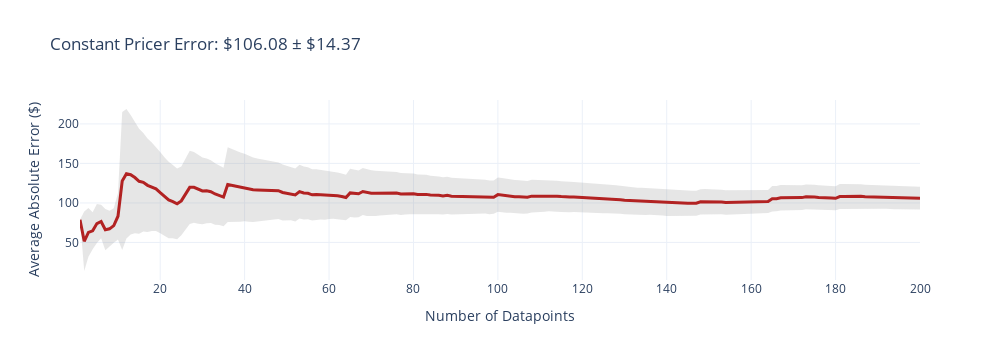
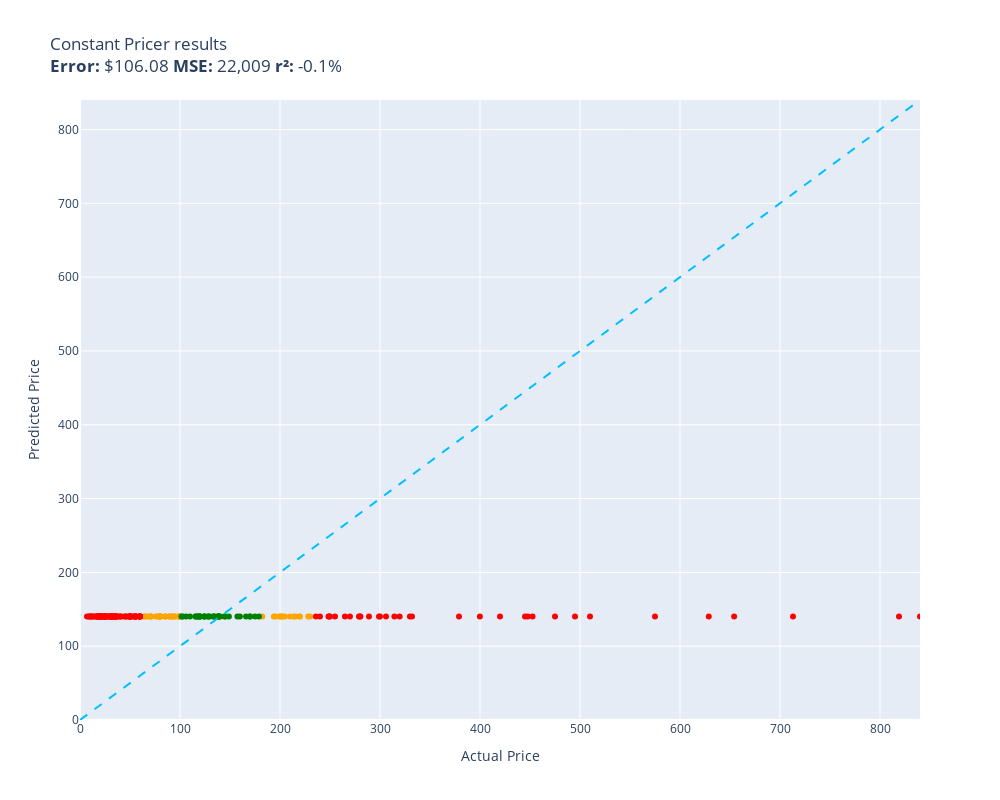

The notebook cell these images were saved under, in order:
### Code cell
evaluate(constant_pricer, test)

### Figure 1 — Plotly figure (JSON) as saved in the notebook; plotly's stock layout.template omitted (floating-point values rounded to 4 significant figures; data arrays with more than 128 entries replaced by an {"elided": "..."} marker saying what was removed)
{"data": [{"fill": "toself", "fillcolor": "rgba(128,128,128,0.2)", "hoverinfo": "skip", "line": {"color": "rgba(255,255,255,0)"}, "name": "95% CI", "showlegend": false, "type": "scatter", "x": {"elided": "400 int values"}, "y": {"elided": "400 float values"}}, {"customdata": {"elided": "200x1 float values"}, "hovertemplate": "n=%{x}<br>Avg Error=$%{y:,.2f}<br>±95% CI=$%{customdata[0]:,.2f}<extra></extra>", "line": {"color": "firebrick", "width": 3}, "mode": "lines", "name": "Cumulative Avg Error", "type": "scatter", "x": {"elided": "200 int values"}, "y": {"elided": "200 float values"}}], "layout": {"height": 360, "showlegend": false, "title": {"text": "Constant Pricer Error: $106.08 ± $14.37"}, "width": 1000, "xaxis": {"title": {"text": "Number of Datapoints"}}, "yaxis": {"title": {"text": "Average Absolute Error ($)"}}}}

### Figure 2 — Plotly figure (JSON) as saved in the notebook; plotly's stock layout.template omitted (floating-point values rounded to 4 significant figures)
{"data": [{"customdata": [["Old Blood Noise Excess V2 Distortion Cho...\nGuess=$140.35 Actual=$219.00"], ["EXMAX NG-10X Fresnel Lens Focusing Adapt...\nGuess=$140.35 Actual=$69.98"], ["RBC12-UPC Replacement Battery Cartridge ...\nGuess=$140.35 Actual=$229.99"], ["ACDelco GM Original Equipment FW339 Fron...\nGuess=$140.35 Actual=$215.33"], ["Panasonic KX-TG6511B DECT 6.0 PLUS Expan...\nGuess=$140.35 Actual=$79.20"], ["GJY Portable TV,10.6 inch Mini TV for AT...\nGuess=$140.35 Actual=$79.36"], ["APS iBoard 6-inch Aluminum (Black Powder...\nGuess=$140.35 Actual=$210.23"], ["HK SYSTEMS 13\" Heavy Duty Black \"Push\" O...\nGuess=$140.35 Actual=$84.95"], ["Aolemi Oil Rubbed Bronze Single Function...\nGuess=$140.35 Actual=$98.65"], ["Clementoni 39132.5 Jigsaw Puzzle 1,000 P...\nGuess=$140.35 Actual=$79.95"], ["KOMPUTERBAY 4GB 2X 2GB DDR2 1066MHz PC2-...\nGuess=$140.35 Actual=$80.34"], ["Travelpro Platinum Elite Slim Business L...\nGuess=$140.35 Actual=$213.83"], ["JRready ST6313 DT Deutsch Connector Kit,...\nGuess=$140.35 Actual=$199.68"], ["15\" Locking Shower Head Extension Arm in...\nGuess=$140.35 Actual=$79.95"], ["Dakota Alert MURS Alert Probe Sensor - M...\nGuess=$140.35 Actual=$219.99"], ["AUTOFREE LED Tail Lights Assembly Compat...\nGuess=$140.35 Actual=$201.99"], ["Evan-Fischer Front Bumper Cover Compatib...\nGuess=$140.35 Actual=$202.38"], ["Webcem Solar Shed Light Outdoor Indoor, ...\nGuess=$140.35 Actual=$77.96"], ["Festool 492370 Platin 2 S1000 Grit 6-Inc...\nGuess=$140.35 Actual=$91.00"], ["DIMARZIO 204284 DP 163FBK Blues Bucker G...\nGuess=$140.35 Actual=$89.99"], ["BESTILL Wall Mounted Shower Faucet Set, ...\nGuess=$140.35 Actual=$76.00"], ["Marvel Legends Series X-Men 6-Inch Archa...\nGuess=$140.35 Actual=$98.95"], ["ANZO USA 111207 GMC SIERRA 99-06 / YUKON...\nGuess=$140.35 Actual=$182.28"], ["Trim Kit for 2-handle Shower & Tub Valve...\nGuess=$140.35 Actual=$94.99"], ["Pioneer 2AM401-BN Two Handle Kitchen Fau...\nGuess=$140.35 Actual=$228.22"], ["4LT LUMINETTE Vanity Opal GLS BSN\nGuess=$140.35 Actual=$99.99"], ["MXR Carbon Copy Deluxe Analog Delay Guit...\nGuess=$140.35 Actual=$195.50"], ["CradlePoint Compact Broadband Router (CB...\nGuess=$140.35 Actual=$89.00"], ["Pyle Wireless Rear View Backup Camera - ...\nGuess=$140.35 Actual=$70.45"], ["Universal Power Group 12V 100Ah Sealed L...\nGuess=$140.35 Actual=$199.99"], ["Auertech Portable Washing Machine, 14lbs...\nGuess=$140.35 Actual=$98.99"], ["Amana Tool - SC587 Carbide Tipped 3-Wing...\nGuess=$140.35 Actual=$71.23"], ["ECCPP Power Steering Pump for 2009-2010 ...\nGuess=$140.35 Actual=$85.48"], ["UPR Mach 1 Chin Spoiler Fits 94-98 Musta...\nGuess=$140.35 Actual=$64.99"], ["SP Air Corporation SP-8102BU 1/4-Inch He...\nGuess=$140.35 Actual=$204.99"], ["Skullcandy Hesh Evo Bluetooth Headphones...\nGuess=$140.35 Actual=$69.99"], ["LCD Screen for Dell Inspiron 17R 17.3\" H...\nGuess=$140.35 Actual=$64.37"], ["Diversitech UC2436-3 Ultralite Condenser...\nGuess=$140.35 Actual=$80.39"], ["4 Inches Rolled Muffler Tip Catback Exha...\nGuess=$140.35 Actual=$193.88"], ["Samsung DA97-07603B Freezer Ice Maker As...\nGuess=$140.35 Actual=$93.02"], ["Intex River Run Connect Lounge (Four)\nGuess=$140.35 Actual=$94.49"], ["Blanco 230966 Valea Stainless Steel Sink...\nGuess=$140.35 Actual=$92.88"], ["KZ ZS10 Pro in Ear Monitor Headphone KZ ...\nGuess=$140.35 Actual=$66.99"], ["Fitness Center Gym Room Weight Train Dua...\nGuess=$140.35 Actual=$99.99"], ["MonMount Triple Monitor Stand Freestandi...\nGuess=$140.35 Actual=$79.99"]], "hovertemplate": "%{customdata[0]}<extra></extra>", "legendgroup": "orange", "marker": {"color": "orange", "size": 6, "symbol": "circle"}, "mode": "markers", "name": "orange", "orientation": "v", "showlegend": true, "type": "scatter", "x": [219.0, 69.98, 230.0, 215.3, 79.2, 79.36, 210.2, 84.95, 98.65, 79.95, 80.34, 213.8, 199.7, 79.95, 220.0, 202.0, 202.4, 77.96, 91.0, 89.99, 76.0, 98.95, 182.3, 94.99, 228.2, 99.99, 195.5, 89.0, 70.45, 200.0, 98.99, 71.23, 85.48, 64.99, 205.0, 69.99, 64.37, 80.39, 193.9, 93.02, 94.49, 92.88, 66.99, 99.99, 79.99], "xaxis": "x", "y": [140.3, 140.3, 140.3, 140.3, 140.3, 140.3, 140.3, 140.3, 140.3, 140.3, 140.3, 140.3, 140.3, 140.3, 140.3, 140.3, 140.3, 140.3, 140.3, 140.3, 140.3, 140.3, 140.3, 140.3, 140.3, 140.3, 140.3, 140.3, 140.3, 140.3, 140.3, 140.3, 140.3, 140.3, 140.3, 140.3, 140.3, 140.3, 140.3, 140.3, 140.3, 140.3, 140.3, 140.3, 140.3], "yaxis": "y"}, {"customdata": [["telpo Headlight Assembly Fit For 15 Camr...\nGuess=$140.35 Actual=$115.99"], ["SuppliesOutlet Compatible Toner Cartridg...\nGuess=$140.35 Actual=$144.29"], ["PEMP E65 E66 CDC Simulate Optical Fiber ...\nGuess=$140.35 Actual=$119.00"], ["Intermatic PX300 12V 300W Transformer wi...\nGuess=$140.35 Actual=$134.00"], ["CORSAIR Dominator Platinum RGB 32GB (2x1...\nGuess=$140.35 Actual=$124.00"], ["SKB iSeries 3i-13096-6KP Case for BlackM...\nGuess=$140.35 Actual=$174.99"], ["GanFindX Portable Car Hand Controls for ...\nGuess=$140.35 Actual=$159.90"], ["Scranton & Co 3 Drawer Mobile File Cabin...\nGuess=$140.35 Actual=$115.35"], ["Wenger City Upgrade Laptop Backpack with...\nGuess=$140.35 Actual=$145.42"], ["3D Tree Hole Branches 075 Stair Risers D...\nGuess=$140.35 Actual=$129.99"], ["Fjallraven, Kanken Laptop 15\" Backpack f...\nGuess=$140.35 Actual=$119.65"], ["Diversitech WG840585 Motor, (Ddb) 1/3Hp,...\nGuess=$140.35 Actual=$134.12"], ["Western Digital Enterprise RE4-GP 2TB SA...\nGuess=$140.35 Actual=$109.95"], ["PM Auto Front Right Quick Complete Strut...\nGuess=$140.35 Actual=$124.94"], ["Dell Optiplex 390 Desktop Computer i3 3....\nGuess=$140.35 Actual=$124.27"], ["Pidoko Kids Train Table, Grey with 90 Pc...\nGuess=$140.35 Actual=$119.97"], ["EMART Photography C Stand with Boom Arm,...\nGuess=$140.35 Actual=$119.99"], ["Grey Pneumatic 1311SD Impact Socket Set\nGuess=$140.35 Actual=$157.43"], ["4pc Wheel Spacers Adapters 4\" (2inch Per...\nGuess=$140.35 Actual=$116.95"], ["Urth 62mm UV, Circular Polarizing (CPL),...\nGuess=$140.35 Actual=$139.00"], ["LSI Broadcom SAS 9300-8i 8-port 12Gb/s S...\nGuess=$140.35 Actual=$118.00"], ["DuraGo 29515020 Front Hub Assembly\nGuess=$140.35 Actual=$128.34"], ["Ibanez M510OVS Acoustic Mandolin in Vint...\nGuess=$140.35 Actual=$169.99"], ["GENUINE VOLVO THERMOSTAT (3.0, 3.2) S60 ...\nGuess=$140.35 Actual=$102.85"], ["Cardone 84-58642 New HEI Electronic Dist...\nGuess=$140.35 Actual=$165.99"], ["18 Inch White Undermount Kitchen Sink - ...\nGuess=$140.35 Actual=$179.00"], ["New Replacement seat cover fits Yamaha M...\nGuess=$140.35 Actual=$138.95"], ["Evan Fischer Radiator Cooling Fan Assemb...\nGuess=$140.35 Actual=$137.34"], ["ROHL WSGUM3018WH Wire Sink Grids, White\nGuess=$140.35 Actual=$128.28"], ["ASUS VY279HE-W 27” 1080P Monitor - White...\nGuess=$140.35 Actual=$138.10"], ["KUNFINE Android Radio CarPlay & Android ...\nGuess=$140.35 Actual=$106.00"], ["StonKraft Brass Chess Board Game Set wit...\nGuess=$140.35 Actual=$140.00"], ["DuraGo BR5330 Front Vented Disc Brake Ro...\nGuess=$140.35 Actual=$101.51"], ["Vinyl Soft Top Roll-up Adjustable Truck ...\nGuess=$140.35 Actual=$148.88"], ["Targus CityGear Durable Backpack, Black,...\nGuess=$140.35 Actual=$133.43"], ["Garmin 010-12402-10 GT15M-TM Transom-Mou...\nGuess=$140.35 Actual=$138.74"], ["Xiaomi Redmi 10 2022 NFC 4G LTE (128GB +...\nGuess=$140.35 Actual=$169.99"]], "hovertemplate": "%{customdata[0]}<extra></extra>", "legendgroup": "green", "marker": {"color": "green", "size": 6, "symbol": "circle"}, "mode": "markers", "name": "green", "orientation": "v", "showlegend": true, "type": "scatter", "x": [116.0, 144.3, 119.0, 134.0, 124.0, 175.0, 159.9, 115.3, 145.4, 130.0, 119.7, 134.1, 110.0, 124.9, 124.3, 120.0, 120.0, 157.4, 117.0, 139.0, 118.0, 128.3, 170.0, 102.8, 166.0, 179.0, 138.9, 137.3, 128.3, 138.1, 106.0, 140.0, 101.5, 148.9, 133.4, 138.7, 170.0], "xaxis": "x", "y": [140.3, 140.3, 140.3, 140.3, 140.3, 140.3, 140.3, 140.3, 140.3, 140.3, 140.3, 140.3, 140.3, 140.3, 140.3, 140.3, 140.3, 140.3, 140.3, 140.3, 140.3, 140.3, 140.3, 140.3, 140.3, 140.3, 140.3, 140.3, 140.3, 140.3, 140.3, 140.3, 140.3, 140.3, 140.3, 140.3, 140.3], "yaxis": "y"}, {"customdata": [["NewPower99 Battery Kit for Samsung Galax...\nGuess=$140.35 Actual=$54.95"], ["Stand for Raven Pro Document Scanner - P...\nGuess=$140.35 Actual=$29.85"], ["8544771 Dryer Heating Element, 279816 Th...\nGuess=$140.35 Actual=$35.74"], ["Pump Head TBVECHI 175PSI 4KW 5.5HP 21CFM...\nGuess=$140.35 Actual=$329.90"], ["Bam France 2002XL Contoured Hightech Bla...\nGuess=$140.35 Actual=$713.00"], ["Metabo HPT 36V MultiVolt™ Cordless Rotar...\nGuess=$140.35 Actual=$379.00"], ["46mm Digital Pro High-Resolution Close-U...\nGuess=$140.35 Actual=$19.99"], ["Innovative Percussion CB-6 Chamois Bass ...\nGuess=$140.35 Actual=$54.32"], ["LOVE MEI Galaxy S10 Lite Case, Military ...\nGuess=$140.35 Actual=$32.98"], ["LD Products Compatible Toner Cartridge R...\nGuess=$140.35 Actual=$49.98"], ["Bam Trekking 3027SB Single Black Clarine...\nGuess=$140.35 Actual=$332.00"], ["DEWALT 20V MAX* XR Impact Driver with Bl...\nGuess=$140.35 Actual=$452.53"], ["Mini PC, Kinupute Desktop Computer E3-12...\nGuess=$140.35 Actual=$495.00"], ["June Garden 12\" Sweet Dolly Charlotte - ...\nGuess=$140.35 Actual=$19.99"], ["10GBase-LR SFP+ Transceiver, Handar 10GB...\nGuess=$140.35 Actual=$19.99"], ["Deco Mount Pro Tripod Microphone Stand w...\nGuess=$140.35 Actual=$59.95"], ["Canon EOS Rebel T7 Digital SLR Camera wi...\nGuess=$140.35 Actual=$819.00"], ["Evergreen HSHB2005 Cylinder Head Gasket ...\nGuess=$140.35 Actual=$59.69"], ["Task T24287 Roman Ogee Router Bit with 1...\nGuess=$140.35 Actual=$55.88"], ["Southwire 120V/15A Right Angle User Atta...\nGuess=$140.35 Actual=$37.87"], ["Mylites+ Standard Comic Book Mylar Sleev...\nGuess=$140.35 Actual=$34.99"], ["Tidal Front + Rear Fender Flares 4PC Poc...\nGuess=$140.35 Actual=$254.99"], ["DALDED LED Light Kit for Lego Sonic Gree...\nGuess=$140.35 Actual=$24.99"], ["152MM Hole Saws M42 Bi-Metal High Speed ...\nGuess=$140.35 Actual=$17.99"], ["Baseball Backpacks Large 18 Inch Bookbag...\nGuess=$140.35 Actual=$31.77"], ["Adams Check Payment and Deposit Register...\nGuess=$140.35 Actual=$35.49"], ["KOHLER 18865-CP Filtered Water Faucet, P...\nGuess=$140.35 Actual=$475.00"], ["Projector, CRAZVIEW Projector with WiFi ...\nGuess=$140.35 Actual=$53.40"], ["Retevis RT68 Soft Earhook Walkie Talkie ...\nGuess=$140.35 Actual=$6.99"], ["MC: Pindicator (Dual Intensity Amber)\nGuess=$140.35 Actual=$40.00"], ["Laisomeke Waterproof Junction Box, Unive...\nGuess=$140.35 Actual=$11.99"], ["Sumerain S1339CM Double Handle Widesprea...\nGuess=$140.35 Actual=$235.86"], ["Poison Spyder 10-08-020 Rocker Knocker\nGuess=$140.35 Actual=$628.76"], ["VLAND LED Smoked Taillights Compatible F...\nGuess=$140.35 Actual=$239.99"], ["Lighted Triangle Mirror Cabinet Bathroom...\nGuess=$140.35 Actual=$445.00"], ["Tablet PC Cover Compatible with Lenovo T...\nGuess=$140.35 Actual=$31.61"], ["Miyaya@ Funny Animal Masks Collection fo...\nGuess=$140.35 Actual=$16.99"], ["Trail Gear Twin Stick Kit for Top Shift ...\nGuess=$140.35 Actual=$279.92"], ["Engine Thermostat, Replace 19301-PAA-306...\nGuess=$140.35 Actual=$18.89"], ["Ultra Duster Canned Air Net 10 Oz 6-Pack\nGuess=$140.35 Actual=$49.90"], ["Beck/Arnley 0421945 Air Filter\nGuess=$140.35 Actual=$35.87"], ["IQShield Screen Protector Compatible wit...\nGuess=$140.35 Actual=$9.95"], ["Liberty Imports 12 Pack: US Military Toy...\nGuess=$140.35 Actual=$16.98"], ["Neporal Full Spectrum Light Bulb, 6000K ...\nGuess=$140.35 Actual=$18.59"], ["Satco S9596, 4 Count (Pack of 1), 4.18\nGuess=$140.35 Actual=$12.00"], ["Ceramic Talavera Mexican Tile 4x4\", 9 Pi...\nGuess=$140.35 Actual=$29.95"], ["Intrepid International Dressage Letters-...\nGuess=$140.35 Actual=$26.99"], ["LEGO Marvel Avengers War Machine Buster ...\nGuess=$140.35 Actual=$59.95"], ["Kingston Brass KS269SN Kingston Clawfoot...\nGuess=$140.35 Actual=$305.99"], ["KOHLER K-1185540-CP Assembly-Slider\nGuess=$140.35 Actual=$45.67"], ["KUNN Small Electrician Tool Pouch Utilit...\nGuess=$140.35 Actual=$21.99"], ["iPhone 12/12 Pro Nicaragua Guardabarranc...\nGuess=$140.35 Actual=$19.97"], ["Replacement Remote Control for PANASONIC...\nGuess=$140.35 Actual=$34.95"], ["KS K-STORM Replacement Silicone Mushroom...\nGuess=$140.35 Actual=$8.50"], ["LSSAGOON Backpack for Women Teen Kids Gi...\nGuess=$140.35 Actual=$33.99"], ["Aeromotive 13304 Regulator, X1 Adjustabl...\nGuess=$140.35 Actual=$269.95"], ["Walker Exhaust Ultra EPA 16478 Direct Fi...\nGuess=$140.35 Actual=$574.99"], ["GE RPWF SmartWater Comparable Refrigerat...\nGuess=$140.35 Actual=$36.99"], ["MGP Caliper Covers 39011SACURD Red Powde...\nGuess=$140.35 Actual=$249.00"], ["Royal Designs, Inc. Decorative Abundant ...\nGuess=$140.35 Actual=$24.95"], ["Canon Sure Shot 90u 35mm Date Camera\nGuess=$140.35 Actual=$399.89"], ["NewFantasia Replacement Audio Cable with...\nGuess=$140.35 Actual=$31.00"], ["Mikrotik RB3011UIAS-RM RouterBOARD 10xGi...\nGuess=$140.35 Actual=$299.00"], ["MONOCARBON Forged Carbon Fiber Case for ...\nGuess=$140.35 Actual=$59.99"], ["AC Compressor & A/C Kit For BMW 335i 335...\nGuess=$140.35 Actual=$314.41"], ["Wilkinson LOW GAUSS Vintage Tone Strat S...\nGuess=$140.35 Actual=$30.93"], ["Berta (6 Pieces) 1-1/4 inch Overlay, 90 ...\nGuess=$140.35 Actual=$24.66"], ["Chalkboard Name Badges with Magnetic Bac...\nGuess=$140.35 Actual=$19.95"], ["Linkloos Solar Street Lights Outdoor Wat...\nGuess=$140.35 Actual=$55.99"], ["USB Charger, CIVIE High Speed 60W Multip...\nGuess=$140.35 Actual=$15.99"], ["Hp Pavilion P7-1257c Motherboard Aahd3-h...\nGuess=$140.35 Actual=$59.86"], ["Kastar Battery Pack Replacement for Sony...\nGuess=$140.35 Actual=$19.99"], ["AZX Stylus Pencil for Apple iPad Pro 202...\nGuess=$140.35 Actual=$29.99"], ["Raspberry Pi 3 Model B+ Aluminum Case Me...\nGuess=$140.35 Actual=$14.99"], ["Music Hall pa15.3 MM/MC Phono Preamplifi...\nGuess=$140.35 Actual=$250.00"], ["Lorell Bell Chair Glide, 2.5\", Black\nGuess=$140.35 Actual=$19.50"], ["CTLAMP XL-2100 Professional Quality XL-2...\nGuess=$140.35 Actual=$32.00"], ["200 ' feet True 14 Gauge AWG CCA Speaker...\nGuess=$140.35 Actual=$44.95"], ["Competition Clutch Disc and Pressure Pla...\nGuess=$140.35 Actual=$510.00"], ["APS iBoard (304 Stainless Steel Polished...\nGuess=$140.35 Actual=$264.95"], ["200 Couples Conversation Cards - Enjoy B...\nGuess=$140.35 Actual=$32.97"], ["The Puppet Company - Carpet-Unicorn, Whi...\nGuess=$140.35 Actual=$19.00"], ["KYX Racing Hardened Steel Center Drive S...\nGuess=$140.35 Actual=$46.99"], ["Baumgartens Sicurix Blank PVC ID Cards (...\nGuess=$140.35 Actual=$19.11"], ["VIPMOTOZ Sequential Turn Signal Premium ...\nGuess=$140.35 Actual=$278.94"], ["A-Premium Front Suspension Steering Knuc...\nGuess=$140.35 Actual=$48.99"], ["OEM Samsung Remote Control Shipped with ...\nGuess=$140.35 Actual=$56.00"], ["Venom Power Terra Hunter R/T+ R/T All-Te...\nGuess=$140.35 Actual=$319.65"], ["Custom Engagement Logo Desk Embosser Sea...\nGuess=$140.35 Actual=$49.95"], ["Audio Techinca ATW-T1002 System 10 Handh...\nGuess=$140.35 Actual=$289.00"], ["520 Pieces Christmas Envelope Seal Stick...\nGuess=$140.35 Actual=$25.99"], ["LD Compatible Ink Cartridge Replacement ...\nGuess=$140.35 Actual=$41.99"], ["BestPricedDecals Wine A BIT, You'll Feel...\nGuess=$140.35 Actual=$12.98"], ["Dell XPS 13 9343-2727SLV 13.3\" Full HD S...\nGuess=$140.35 Actual=$839.99"], ["VATOS 4 Packs Bubble Machine Gun for Kid...\nGuess=$140.35 Actual=$22.88"], ["Steering Wheel, Carbon Fiber Automotive ...\nGuess=$140.35 Actual=$447.74"], ["BXYJY for Samsung Galaxy Z Fold 3 Case w...\nGuess=$140.35 Actual=$49.99"], ["VONADO Space Wars Colonial Viper MK1 Bui...\nGuess=$140.35 Actual=$39.99"], ["Replacement Remote Control fit for Sony ...\nGuess=$140.35 Actual=$9.99"], ["Disney Princess Sparkling Princess Sleep...\nGuess=$140.35 Actual=$24.95"], ["sabermaster TCG Playmat yugioh playmat T...\nGuess=$140.35 Actual=$21.99"], ["Pacific Drums PDCM1618TTRB 16 x 18 Inche...\nGuess=$140.35 Actual=$419.99"], ["Star Wars Die-Cast Metal TITANIUM Series...\nGuess=$140.35 Actual=$22.70"], ["Glovion Music Stand Light, Clip On Piano...\nGuess=$140.35 Actual=$27.99"], ["Empava 24\" Single Wall Ovens 10 Cooking ...\nGuess=$140.35 Actual=$654.14"], ["Think Gizmos Build Your Own Robot Toys f...\nGuess=$140.35 Actual=$24.95"], ["HP Laserjet 2100 Laser Printer W/Test Pr...\nGuess=$140.35 Actual=$299.98"], ["PowerSport Front Rear Brakes and Rotors ...\nGuess=$140.35 Actual=$248.51"], ["Viola Bow 4/4 Full Size Carbon Fiber (Bl...\nGuess=$140.35 Actual=$49.99"], ["VTech Strum and Jam Kidi Musical Guitar ...\nGuess=$140.35 Actual=$21.99"], ["Fender Hendrix Voodoo Child Coiled Instr...\nGuess=$140.35 Actual=$59.99"], ["W11130208 W10695459 Refrigerator LED Mod...\nGuess=$140.35 Actual=$26.59"], ["Jada Toys Ryan's World Combo Panda Airli...\nGuess=$140.35 Actual=$34.94"], ["Pyle 2x120 Watt Home Audio Speaker Power...\nGuess=$140.35 Actual=$50.92"], ["STICKGOO Peel and Stick Backsplash for K...\nGuess=$140.35 Actual=$34.99"], ["For Volvo C70 S70 V70 V40 S40 AC Compres...\nGuess=$140.35 Actual=$280.41"], ["Refresh NSF-53 Premium Replacement Refri...\nGuess=$140.35 Actual=$50.99"], ["NICKSTON Red Sparkling Glitter Slim Band...\nGuess=$140.35 Actual=$25.99"]], "hovertemplate": "%{customdata[0]}<extra></extra>", "legendgroup": "red", "marker": {"color": "red", "size": 6, "symbol": "circle"}, "mode": "markers", "name": "red", "orientation": "v", "showlegend": true, "type": "scatter", "x": [54.95, 29.85, 35.74, 329.9, 713.0, 379.0, 19.99, 54.32, 32.98, 49.98, 332.0, 452.5, 495.0, 19.99, 19.99, 59.95, 819.0, 59.69, 55.88, 37.87, 34.99, 255.0, 24.99, 17.99, 31.77, 35.49, 475.0, 53.4, 6.99, 40.0, 11.99, 235.9, 628.8, 240.0, 445.0, 31.61, 16.99, 279.9, 18.89, 49.9, 35.87, 9.95, 16.98, 18.59, 12.0, 29.95, 26.99, 59.95, 306.0, 45.67, 21.99, 19.97, 34.95, 8.5, 33.99, 269.9, 575.0, 36.99, 249.0, 24.95, 399.9, 31.0, 299.0, 59.99, 314.4, 30.93, 24.66, 19.95, 55.99, 15.99, 59.86, 19.99, 29.99, 14.99, 250.0, 19.5, 32.0, 44.95, 510.0, 264.9, 32.97, 19.0, 46.99, 19.11, 278.9, 48.99, 56.0, 319.6, 49.95, 289.0, 25.99, 41.99, 12.98, 840.0, 22.88, 447.7, 49.99, 39.99, 9.99, 24.95, 21.99, 420.0, 22.7, 27.99, 654.1, 24.95, 300.0, 248.5, 49.99, 21.99, 59.99, 26.59, 34.94, 50.92, 34.99, 280.4, 50.99, 25.99], "xaxis": "x", "y": [140.3, 140.3, 140.3, 140.3, 140.3, 140.3, 140.3, 140.3, 140.3, 140.3, 140.3, 140.3, 140.3, 140.3, 140.3, 140.3, 140.3, 140.3, 140.3, 140.3, 140.3, 140.3, 140.3, 140.3, 140.3, 140.3, 140.3, 140.3, 140.3, 140.3, 140.3, 140.3, 140.3, 140.3, 140.3, 140.3, 140.3, 140.3, 140.3, 140.3, 140.3, 140.3, 140.3, 140.3, 140.3, 140.3, 140.3, 140.3, 140.3, 140.3, 140.3, 140.3, 140.3, 140.3, 140.3, 140.3, 140.3, 140.3, 140.3, 140.3, 140.3, 140.3, 140.3, 140.3, 140.3, 140.3, 140.3, 140.3, 140.3, 140.3, 140.3, 140.3, 140.3, 140.3, 140.3, 140.3, 140.3, 140.3, 140.3, 140.3, 140.3, 140.3, 140.3, 140.3, 140.3, 140.3, 140.3, 140.3, 140.3, 140.3, 140.3, 140.3, 140.3, 140.3, 140.3, 140.3, 140.3, 140.3, 140.3, 140.3, 140.3, 140.3, 140.3, 140.3, 140.3, 140.3, 140.3, 140.3, 140.3, 140.3, 140.3, 140.3, 140.3, 140.3, 140.3, 140.3, 140.3, 140.3], "yaxis": "y"}, {"hoverinfo": "skip", "line": {"color": "deepskyblue", "dash": "dash", "width": 2}, "mode": "lines", "name": "y = x", "showlegend": false, "type": "scatter", "x": [0, 840.0], "y": [0, 840.0]}], "layout": {"height": 800, "legend": {"title": {"text": "color"}, "tracegroupgap": 0}, "showlegend": false, "title": {"text": "Constant Pricer results<br><b>Error:</b> $106.08 <b>MSE:</b> 22,009 <b>r²:</b> -0.1%"}, "width": 1000, "xaxis": {"anchor": "y", "domain": [0, 1], "range": [0, 840.0], "title": {"text": "Actual Price"}}, "yaxis": {"anchor": "x", "domain": [0, 1], "range": [0, 840.0], "title": {"text": "Predicted Price"}}}}
